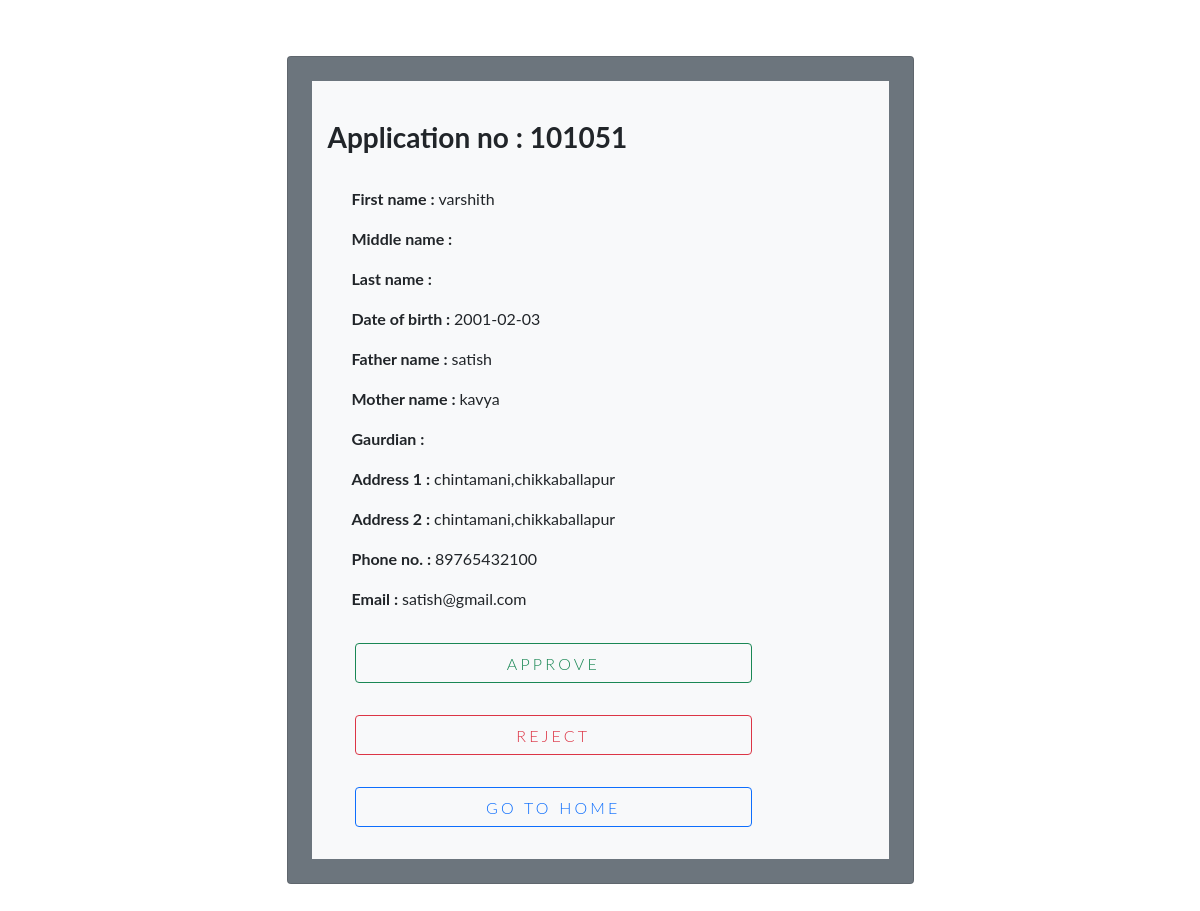
Page /showapp.php (signed in) on the committed database.
### tables this page shows
CREATE TABLE IF NOT EXISTS `application` (
  `app_no` int(10) NOT NULL AUTO_INCREMENT,
  `fname` varchar(10) NOT NULL,
  `mname` varchar(10) NOT NULL,
  `lname` varchar(10) NOT NULL,
  `dob` date NOT NULL,
  `address` text NOT NULL,
  `Hostel` varchar(40) NOT NULL,
  `hostelcode` varchar(3) NOT NULL,
  `satus` varchar(10) NOT NULL,
  `userid` varchar(20) NOT NULL,
  `datetime` timestamp NOT NULL DEFAULT current_timestamp(),
  PRIMARY KEY (`app_no`),
  KEY `userid` (`userid`),
  KEY `hostel code` (`hostelcode`)
);

CREATE TABLE IF NOT EXISTS `gaurdian_details` (
  `app_no` int(11) NOT NULL,
  `father` varchar(20) NOT NULL,
  `mother` varchar(20) NOT NULL,
  `gaurdian` varchar(20) NOT NULL,
  `f_phno` bigint(10) NOT NULL,
  `alt_phno` bigint(10) NOT NULL,
  `email` varchar(30) NOT NULL,
  `address` varchar(100) NOT NULL,
  PRIMARY KEY (`app_no`)
);

### showapp1.php (the view, shortened to what this page needs)
<?php
include 'conndb.php';
$code = $_SESSION["code"];
$status="NA";
$sql="SELECT * FROM `application` WHERE `hostelcode` = '$code' AND `satus` = '$status' ORDER BY `datetime` ASC";
$app=mysqli_query($conn,$sql);
$nor=mysqli_num_rows($app);
if($nor>0)
{
    $row=mysqli_fetch_assoc($app);
    $sql1="SELECT * FROM `gaurdian_details` WHERE `app_no` =".$row['app_no'];
    $app1=mysqli_query($conn,$sql1);
    $row1=mysqli_fetch_assoc($app1);
    echo "<br>";
    echo '<h3><strong>Application no : '.$row["app_no"].'</strong></h3>
                <br />
                <div class="container">
                  <p><strong>First name    : </strong><block>'.$row["fname"].'</block></p>
                  <p><strong>Middle name   : </strong><block>'.$row["mname"].'</block></p>
                  <p><strong>Last name     : </strong><block>'.$row["lname"].'</block></p>
                  <p><strong>Date of birth : </strong><block>'.$row["dob"].'</block></p>
                  <p><strong>Father name   : </strong><block>'.$row1["father"].'</block></p>
                  <p><strong>Mother name   : </strong><block>'.$row1["mother"].'</block></p>
                  <p><strong>Gaurdian      : </strong><block>'.$row1["gaurdian"].'</block></p>
                  <p><strong>Address 1     : </strong><block>'.$row["address"].'</block></p>
                  <p><strong>Address 2     : </strong><block>'.$row1["address"].'</block></p>
                  <p><strong>Phone no.     : </strong><block>'. $row1["f_phno"] , $row1["alt_phno"].'</block></p>
                  <p><strong>Email         : </strong><block>'.$row1["email"].'</block></p>
                  <form action="changestatus.php" method="POST">
                    <div class="controls">
                      <div class="row">
                        <div class="col-md-12 my-3">
                          <button
                            type="submit"
                            class="btn btn-outline-success btn-send pt-2 btn-block"
                            value="Approved"
                            name="status"
                          >
                            Approve
                          </button>
                        </div>
                        <div class="col-md-12 my-3">
                          <button
                            type="submit"
                            class="btn btn-outline-danger btn-send pt-2 btn-block"
                            value="Rejected"
                            name="status"
                          >
                            Reject
                          </button>
                        </div>
                      </div>
                      <div class="col-md-12 my-3"><a href="./suphome.php">
                        <button type="button"
                          class="btn btn-outline-primary btn-send pt-2 btn-block"
                        >
                          go to home
                        </button></a
                      ></div>
                    </div>
                  </form>
                </div>';
}

### showapp.php (style rules this page uses)
body { font-family: "Lato", sans-serif; }
.btn-send { font-weight: 300; text-transform: uppercase; letter-spacing: 0.2em; width: 80%; margin-left: 3px; }

### rows in the picture
application: app_no "101051", fname "varshith", dob "2001-02-03", address "chintamani,chikkaballapur"
gaurdian_details: father "satish", mother "kavya", address "chintamani,chikkaballapur", f_phno "8976543210", alt_phno "0", email "satish@gmail.com"
